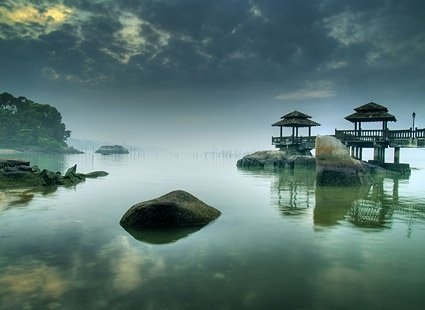
#> input picture Image Understanding/landscape1.jpg, 425 x 310 px
$ jupyter execute 'Image upscaling.ipynb'   (shell and % lines are left out)
#> lines starting #> are read from the running program, lines starting #| are printed output that depends on the picture
#> further down, landscape is the input picture: shape (310, 425, 3); mean R, G, B 91.5, 119, 115.4
#| (310, 425, 3)
# Question 2: Upscaling

[cell 1]
import numpy as np
import matplotlib.pyplot as plt
import scipy as sp
import scipy.signal
from skimage import color

# Upscaling by nearest neighbour + blurring
Turns each pixel into a 3x3 superpixel in a bigger image, then blurs the big image. Blurring applied using functions from assignment 1.

[cell 2]
# Helper functions (from assignment 1),

# convolution, covlolution for RGB image, Gaussian filter


def convolution2D(F, I):
    '''
    Returns F∗I, the convolution of image I with filter F such that the result is the same size as the input image.

    I: a 2D matrix of integers
    F: a 2D square matrix of integers, with odd dimension

    result: F∗I
    '''

    # Zero-pad I based on the size of F
    k = np.shape(F)[0]
    padWidth = int((k-1)/2)
    I = np.pad(I, ((padWidth, padWidth), (padWidth, padWidth)), 'constant')

    # initialize matrix for the result of convolution
    result = np.zeros(np.shape(I))

    # Flip the filter in both dimensions (so that you can just apply correlation)
    F = np.flipud(F)
    F = np.fliplr(F)

    # Convert filter to 1D array to use vector form of correlation formula
    F = np.ravel(F)

    # Perform correlation
    for i in range(padWidth, I.shape[0]-padWidth):
        for j in range(padWidth, I.shape[1]-padWidth):

            # Apply filter to I(i,j) by converting the sub-matrix centered at I(i,j),
            # and has the same dimensions as the filter, to a 1D array
            subMatrix = I[i-padWidth:i+padWidth+1, j-padWidth:j+padWidth+1]
            subMatrix = np.ravel(subMatrix)

            result[i,j] = np.dot(F, subMatrix)


    # Remove the padding
    result = result[padWidth:result.shape[0]-padWidth, padWidth:result.shape[1]-padWidth]
    return result


def convolutionRGB(F, I):
    '''
    Returns F∗I, the convolution of an RGB image I with filter F such that the result is the same size as the input image.

    I: a 3D matrix of integers (consists of three 2D matrices, one for each channel of RGB)
    F: a 3D square matrix of integers, with odd dimension

    Both F and I have third dimension equal to 3. That is, F consists of three 2D filters: one for each channel in the RGB image

    result: F∗I, of same dimensions as I (ie. a 3 channel (RGB) image)
    '''
    # unpack the RGB components and their corresponding filters
    F1, F2, F3 = np.moveaxis(F, 2, 0)
    I1, I2, I3 = np.moveaxis(I, 2, 0)

    return np.moveaxis(np.array([convolution2D(F1, I1), convolution2D(F2, I2), convolution2D(F3, I3)]), 0, 2)


def Gaussian2D(X, Y, sigma):
    '''
    2D isotropic gaussian pdf
    '''
    A = 1.0
    B = (2.0*sigma**2.0)

    return A*np.exp(  ( ((-1.0)/B)  *   (X**2.0 + Y**2.0)   )   )


def gaussianFilter2(size):
    '''
    Returns an (unnormalized) isotropic gaussian filter with standard deviation of 1.

    This filter is used for upscaling an image. First the pixels of the original image are copied into every "dth"
    position in the new matrix, then convolution of this filter with that new matrix is performed to fill in the values
    in between

    The size of the filter is (2*size - 1) x (2*size -1), since we want the filter to not touch more than one "original"
    value at a time

    ex. if the image is upscaled by a factor of 3, we want the size of the filter to be 5*5, so that it only extends
        two pixels to either side of the "original" values

    Note: the filter returned is modified to always be odd in dimension, so that the center pixel is the peak of the gaussian
    '''
    size = size-1

    # create meshgrid

    x = np.arange(-1*size, size+1)

    y = np.arange(-1*size, size+1)

    X, Y = np.meshgrid(x,y)

    # apply gaussian pdf to meshgrid
    g = Gaussian2D(X, Y, 1)

    return g

[cell 3]
# Question 2 b)

def upscale2(I, d):
    '''
    Upscales the rgb image I by factor d
    '''


    # dimensions of image:
    L = np.shape(I)[0]
    W = np.shape(I)[1]

    # initialize new matrix with dimensions d times the size of the old image:
    bigImage = np.zeros((d*L,d*W, 3), dtype='int')

    # copy over values into their new positions:
    for i in range(L):
        for j in range(W):
            bigImage[d*i, d*j, :] = I[i,j,:]
            bigImage[d*i, d*j + 1, :] = I[i,j,:]
            bigImage[d*i, d*j - 1, :] = I[i,j,:]
            bigImage[d*i + 1, d*j, :] = I[i,j,:]
            bigImage[d*i - 1, d*j, :] = I[i,j,:]
            bigImage[d*i + 1, d*j + 1, :] = I[i,j,:]
            bigImage[d*i + 1, d*j - 1, :] = I[i,j,:]
            bigImage[d*i - 1, d*j - 1, :] = I[i,j,:]
            bigImage[d*i - 1, d*j + 1, :] = I[i,j,:]

    # create filter for upscaling:
    G = gaussianFilter2(d)
    F = np.array([G, G, G])
    F = np.moveaxis(F, 0, 2)
    upscaledImage = np.round(convolutionRGB(F,bigImage))
    upscaledImage = upscaledImage/np.max(upscaledImage)

    return bigImage, upscaledImage

# Blurring with separable filter

Same as above, but applies blurring by separating gaussian filter and doing 1D convolution on each row and column

[cell 4]
# Helper functions

def Gaussian1D(x, sigma):
    '''
    1D isotropic gaussian pdf
    '''
    return (1/(np.sqrt(np.pi*sigma)))*np.exp(-1*((x/sigma)**2))


def gaussianFilter(size):
    '''
    Returns an unnormalized 1D gaussian filter with std dev of 1. Since we are upscaling equally in the
    horizontal and vertical directions, we can just apply the same filter to each row and column (recall that
    a gaussian filter with no covariance is separable)


    The size of the filter is (2*size - 1) x (2*size -1), since we want the filter to not touch more than one "original"
    value at a time

    ex. if the image is upscaled by a factor of 3, we want the size of the filter to be 5*5, so that it only extends
        two pixels to either side of the "original" values

    Note: the filter returned is modified to always be odd in dimension, so that the center pixel is the peak of the gaussian
    '''
    size = size-1

    # create meshgrid

    x = np.arange(-1*size, size+1)

    # apply gaussian pdf to meshgrid
    g = Gaussian1D(x, 1)

    return g

[cell 5]
# Question 2 b)

def upscale(I, d):
    '''
    Upscales the rgb image I by factor d
    '''
#> called with d = 3


    # dimensions of image:
    L = np.shape(I)[0]
#> L = 310
    W = np.shape(I)[1]
#> W = 425

    # initialize new matrix with dimensions d times the size of the old image:
    bigImage = np.zeros((d*L,d*W, 3), dtype='int')

    # copy over values into their new positions:
    for i in range(L):
        for j in range(W):
            bigImage[d*i, d*j, :] = I[i,j,:]
            bigImage[d*i, d*j + 1, :] = I[i,j,:]
            bigImage[d*i, d*j - 1, :] = I[i,j,:]
            bigImage[d*i + 1, d*j, :] = I[i,j,:]
            bigImage[d*i - 1, d*j, :] = I[i,j,:]
            bigImage[d*i + 1, d*j + 1, :] = I[i,j,:]
            bigImage[d*i + 1, d*j - 1, :] = I[i,j,:]
            bigImage[d*i - 1, d*j - 1, :] = I[i,j,:]
            bigImage[d*i - 1, d*j + 1, :] = I[i,j,:]
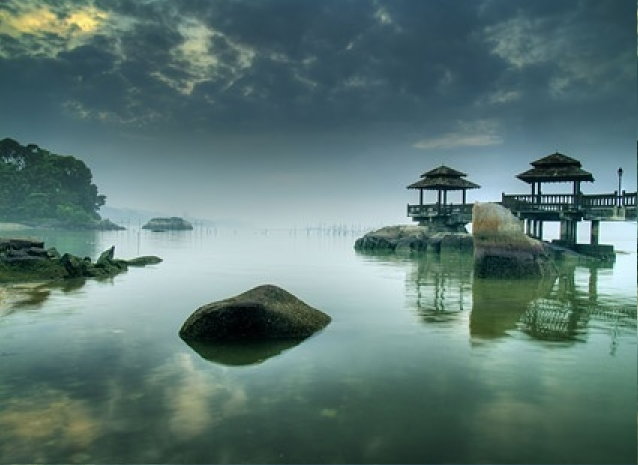
#> bigImage: shape (930, 1275, 3) int64 (shown at 1/2 size); mean R, G, B 91.5, 119, 115.4

    # create filter for blurring:
    g = gaussianFilter(d)


    # Since filter is separable, apply to all columns, then all rows:
    upscaledImage = np.zeros((d*L,d*W, 3))

    for channel in range(3):
        for row in range(3*L):
            upscaledImage[row, :, channel] = sp.signal.convolve(bigImage[row, :, channel], g, mode='same')

    for channel in range(3):
        for col in range(3*W):
            upscaledImage[:, col, channel] = sp.signal.convolve(upscaledImage[:, col, channel], g, mode='same')


    upscaledImage = np.round(upscaledImage).astype(int)
    upscaledImage = upscaledImage/np.max(upscaledImage)

    return bigImage, upscaledImage

# Testing the above methods

[cell 6]
# Testing 2 b)
import time


# read in the image
landscape = plt.imread('landscape1.jpg')[:,:,:3]  # remove the transparency channel
plt.imshow(landscape)
plt.title("landscape1.jpg")
plt.show()
print(np.shape(landscape))


# upscale with separable filters
s = time.time()

I2, I3 = upscale(landscape, 3)

time_sep =  time.time() - s

# [12 lines of commented-out code are left out]
s = time.time()
I5, I6 = upscale2(landscape, 3)
#> in convolutionRGB, `I1, I2, I3 = np.moveaxis(I, 2, 0)`:
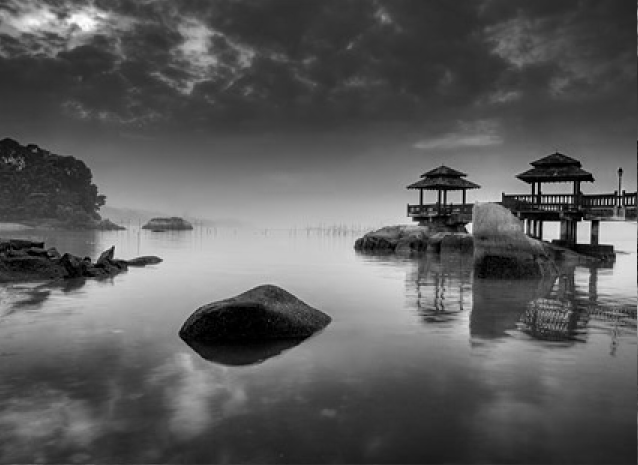
#> I1: shape (930, 1275) int64 (shown at 1/2 size); min 0, max 255, mean 91.5
#> in convolutionRGB, `I1, I2, I3 = np.moveaxis(I, 2, 0)`:
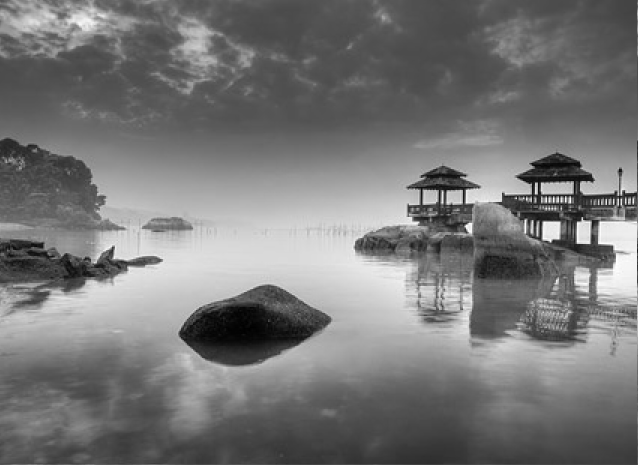
#> I2: shape (930, 1275) int64 (shown at 1/2 size); min 0, max 255, mean 119
#> in convolutionRGB, `I1, I2, I3 = np.moveaxis(I, 2, 0)`:
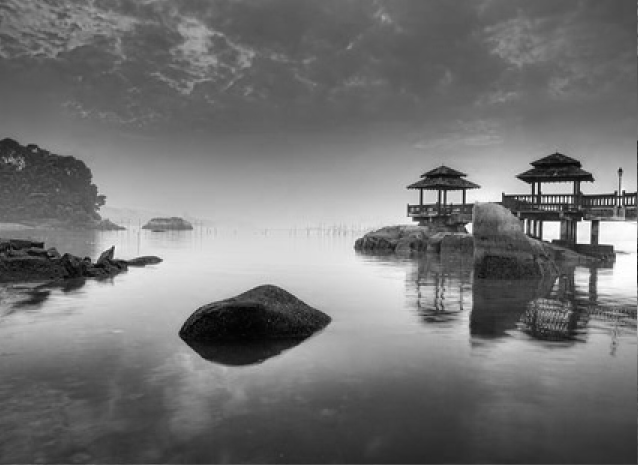
#> I3: shape (930, 1275) int64 (shown at 1/2 size); min 0, max 255, mean 115.4
#> in convolution2D, `I = np.pad(I, ((padWidth, padWidth), (padWidth, padWidth)), 'constant')`:
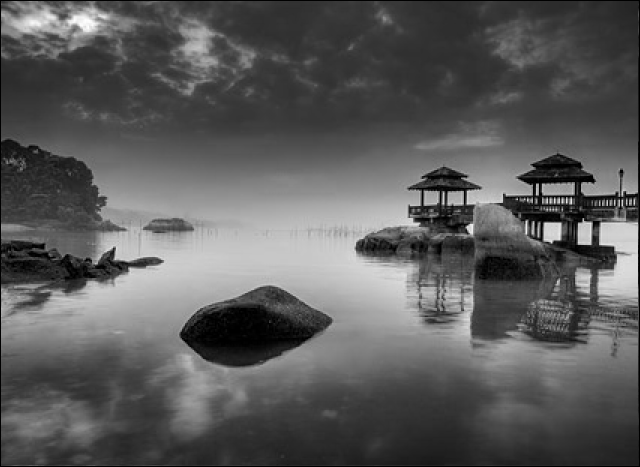
#> I: shape (934, 1279) int64 (shown at 1/2 size); min 0, max 255, mean 90.8
#> in convolution2D (call 3), `I = np.pad(I, ((padWidth, padWidth), (padWidth, padWidth)), 'constant')`:
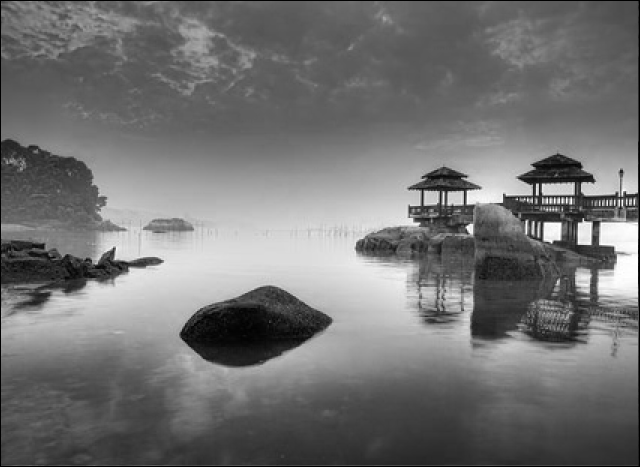
#> I: shape (934, 1279) int64 (shown at 1/2 size); min 0, max 255, mean 114.5
time_2dconv =  time.time() - s

# Upscaling using linear interpolation

[cell 7]
# Question 2 b)


def Hat(x, d):
    '''
    1D "hat filter" (tent map)
    '''

    return np.where(x <= d, x/d, (2*d - x)/d)


def upscaleLinear(I, d):
    '''
    Upscales the rgb image I by factor d using linear interpolation
    '''
#> called with d = 3


    # dimensions of image:
    L = np.shape(I)[0]
#> L = 310
    W = np.shape(I)[1]
#> W = 425

    # initialize new matrix with dimensions d times the size of the old image:
    bigImage = np.zeros((d*L,d*W, 3), dtype='int')

    # copy over values into their new positions:
    for i in range(L):
        for j in range(W):
            bigImage[d*i, d*j, :] = I[i,j,:]
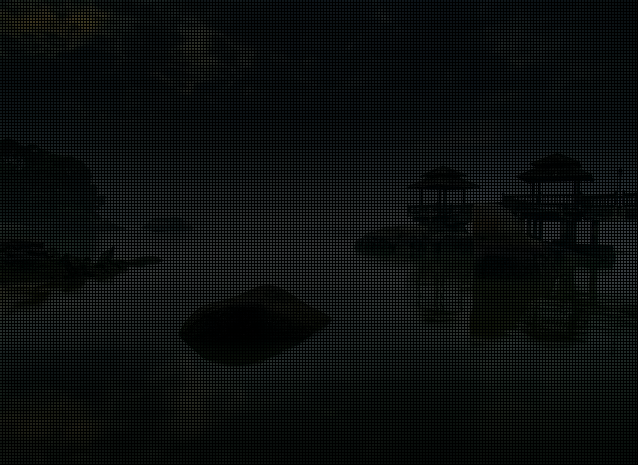
#> bigImage: shape (930, 1275, 3) int64 (shown at 1/2 size); mean R, G, B 10.2, 13.2, 12.8

    # create filter for upscaling:
    x = np.arange(0, 2*d + 1)
    h = Hat(x,d)

    # Since filter is separable, apply to all columns, then all rows:
    upscaledImage = np.zeros((d*L,d*W, 3))

    for channel in range(3):
        for row in range(3*L):
            upscaledImage[row, :, channel] = sp.signal.convolve(bigImage[row, :, channel], h, mode='same')
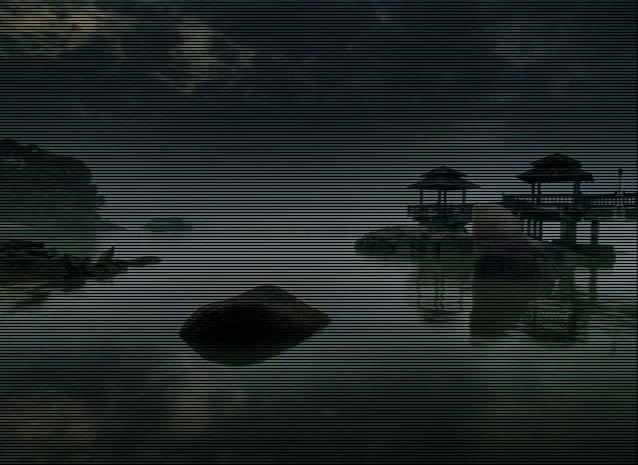
#> upscaledImage: shape (930, 1275, 3) float64 (shown at 1/2 size); mean R, G, B 30.5, 39.6, 38.4

    for channel in range(3):
        for col in range(3*W):
            upscaledImage[:, col, channel] = sp.signal.convolve(upscaledImage[:, col, channel], h, mode='same')


    #upscaledImage = np.round(convolutionRGB(F,bigImage)).astype(int)

    return bigImage, np.round(upscaledImage).astype(int)

[cell 8]
s = time.time()
I4 = upscaleLinear(landscape, 3)[1]
time_lin = time.time() - s

# [10 lines of commented-out code are left out]

# Comparing results

[cell 9]
plt.imshow(landscape[100:200, 250:350, :])
plt.title("Original image")
plt.show()
plt.imshow(I2[300:600, 750:1050, :])
plt.title("Image upscaled with nearest neighbour approach \n (ie. \"bigImage\" from the gaussian blur approach)")
plt.show()
plt.imshow(I6[300:600, 750:1050, :])
plt.title("Image upscaled with guassian blur \n(2D convolution)")
plt.show()
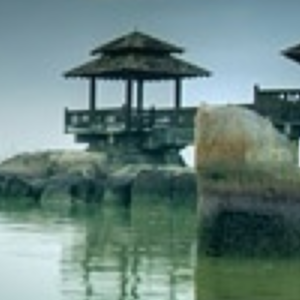
#> shown: shape (300, 300, 3) float64; mean R, G, B 0.413, 0.516, 0.498
plt.imshow(I3[300:600, 750:1050, :])
plt.title("Image upscaled with guassian blur \n(1D convolution using separable filters)")
plt.show()
plt.imshow(I4[300:600, 750:1050, :])
plt.title("Image upscaled with linear interpolation")
plt.show()

[cell 10]
plt.imshow(landscape[100:167, 267:317, :])
plt.title("Original image")
plt.show()

plt.imshow(I2[300:500, 800:950, :])
plt.title("Image upscaled with nearest neighbour approach \n (ie. \"bigImage\" from the gaussian blur approach)")
plt.show()

plt.imshow(I6[300:500, 800:950, :])
plt.title("Image upscaled with guassian blur \n(2D convolution)")
plt.show()
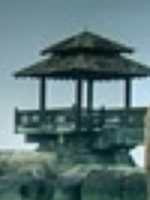
#> shown: shape (200, 150, 3) float64; mean R, G, B 0.361, 0.464, 0.47
print("Time to compute:", time_2dconv)

plt.imshow(I3[300:500, 800:950, :])
plt.title("Image upscaled with guassian blur \n(1D convolution using separable filters)")
plt.show()
print("Time to compute:", time_sep)

plt.imshow(I4[300:500, 800:950, :])
plt.title("Image upscaled with linear interpolation")
plt.show()
print("Time to compute:", time_lin)
